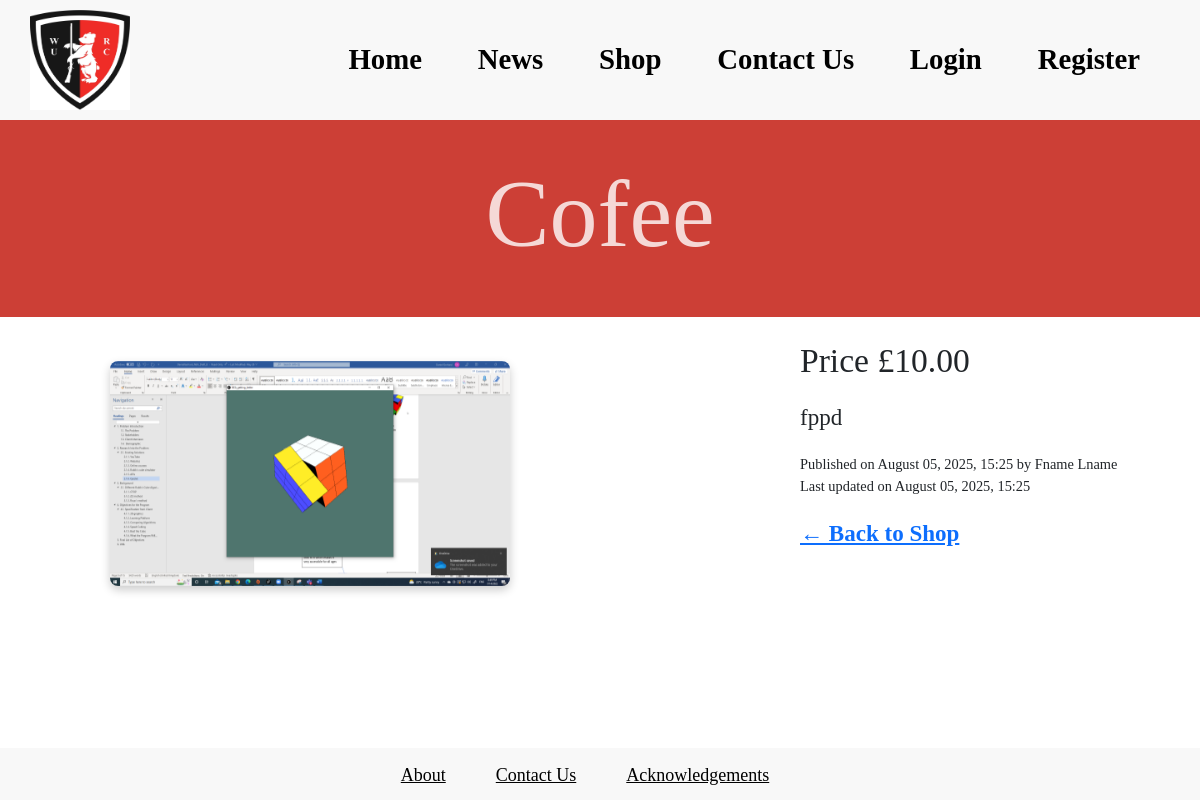
The app's page /shop/6 with its own data.
### db_schema.py (models this page shows)
class ShopItem(db.Model):
    __tablename__ = 'shop_items'
    id = db.Column(db.Integer, primary_key=True)
    name = db.Column(db.String(100), nullable=False)
    description = db.Column(db.Text, nullable=False)
    price = db.Column(db.Float, nullable=False)
    image_url = db.Column(db.String(255), nullable=True)  # URL to the image of the item
    created_at = db.Column(db.DateTime, default=datetime.now())
    updated_at = db.Column(db.DateTime, default=datetime.now(), onupdate=datetime.now())
    creator_id = db.Column(db.Integer, db.ForeignKey('admins.id'), nullable=False)
    creator = db.relationship('Admin', backref=db.backref('shop_items', lazy=True))
    images = db.relationship('Image', backref='shop_item', lazy=True)

class Image(db.Model):
    __tablename__ = 'images'
    id = db.Column(db.Integer, primary_key=True)
    filename = db.Column(db.String(255), nullable=False) # the filename in the uploads folder.
    news_post_id = db.Column(db.Integer, db.ForeignKey('news_posts.id'), nullable=True)  # Nullable for shop items
    shop_item_id = db.Column(db.Integer, db.ForeignKey('shop_items.id'), nullable=True)  # Nullable for news posts

class Admin(UserMixin, db.Model):
    __tablename__ = 'admins'
    id = db.Column(db.Integer, primary_key=True)
    email = db.Column(db.String(254), unique=True) # max email length is 254 characters (https://stackoverflow.com/questions/386294/what-is-the-maximum-length-of-a-valid-email-address)
    first_name = db.Column(db.String(30))
    last_name = db.Column(db.String(30))
    password_hash = db.Column(db.String(60)) # max password length is 30 characters, password will be hashed.

### server/blueprints/shop.py (the view)
@shop_bp.route('/<int:item_id>')
def shop_item(item_id):
    item = ShopItem.query.get_or_404(item_id)
    return render_template('shop/shop_item.html', item=item)

### app.py (called while the page is built)
@app.template_filter()
def format_datetime(date: datetime) -> str:
    return date.strftime("%B %d, %Y, %H:%M")

@app.template_filter()
def format_price(price: float) -> str:
    return f"£{price:.2f}"

### templates/shop/shop_item.html (shortened to what this page needs)
{% extends "layout.html" %}
{% block content %}
    <div class="view-shop-container">
    <div class="view-shop-title">
        <h1 class="shop-title">{{ item.name }}</h1>
    </div>
    <div class="view-shop-content">
      <div class="view-shop-image">
        {% if item.images %}
          <div id="shopCarousel" class="carousel slide mb-3" data-bs-ride="carousel">
            <div class="shop-carousel-inner">
              {% for image in item.images %}
                <div class="carousel-item {% if loop.first %}active{% endif %}">
                  <img src="/files/{{ image.filename }}" class="shop-d-block w-100 h-auto" alt="Image for {{ item.title }}">
                </div>
              {% endfor %}
            </div>
          </div>
        {% else %}
          <img src="/static/images/logo.png" class="default-shop-image" alt="Default logo for shop item">
        {% endif %}
      </div>
      <div class="view-item-text">
        <h3>Price {{ item.price | format_price}}</h3>
        <p>{{ item.description | safe }}</p>
        <p class="shop-credits" style="font-size: 0.75rem;">
          Published on {{ item.created_at | format_datetime }} by {{ item.creator.first_name }} {{ item.creator.last_name }}<br>
          {% if item.updated_at %}
            Last updated on {{ item.updated_at | format_datetime }}
          {% endif %}
        </p>
        <p>
          <a href="{{ url_for('shop.shop') }}">← Back to Shop</a>
        </p>
      </div>
    </div>
  </div>
{% endblock %}

### static/css/layout.css (style rules this page uses)
* { font-family: 'Libre Baskerville', serif; box-sizing: border-box; margin: 0; padding: 0; font-size: 1.2rem; --light-background-color: rgb(230, 230, 230); --complement-color: rgb(0, 0, 0); --complement-color-dark: rgb(76, 40, 89); --base-red-colour: #CC3F36; --white-text-colour: rgba(255, 255, 255, 0.8); }
h1, h2, h3 { font-family: 'Playfair Display', serif; font-weight: 700; }
body { min-height: 100vh; display: flex; flex-direction: column; align-items: center; justify-content: center; }
a { color: var(--complement-color); font-weight: bold; }
h1 { color: var(--complement-color-dark); text-align: center; margin: 20px 0; }
.view-shop-container { margin: 0 auto; }
.view-shop-title { text-align: center; padding-top: 3%; padding-bottom: 3%; background-color: var(--base-red-colour); margin-bottom: 2%; }
.view-shop-title h1 { font-size: 5rem; color: var(--white-text-colour); }
.view-shop-content { display: flex; flex-wrap: wrap; gap: 20%; align-items: flex-start; }
.view-shop-image { flex: 1 1 20%; max-width: 500px; margin-left: 5%; }
.carousel { margin: 20px auto; max-width: 80%; border-radius: 8px; overflow: hidden; box-shadow: 0 4px 10px rgba(0,0,0,0.2); }

### records on screen
ShopItem: name "Cofee", price "£10.00", description "fppd", created_at "August 05, 2025, 15:25", updated_at "August 05, 2025, 15:25"
Image: filename (picture)
Admin: creator.first_name "Fname", creator.last_name "Lname"
